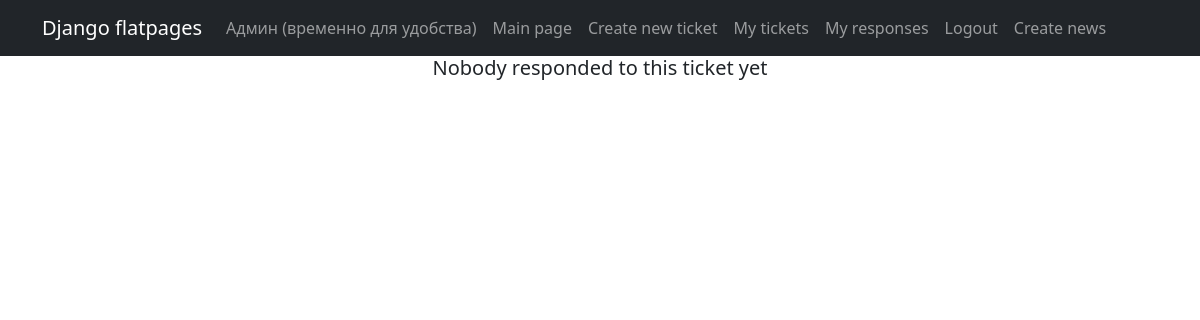
Page /ticket/1/responds/ (signed in) on the earlier database version.
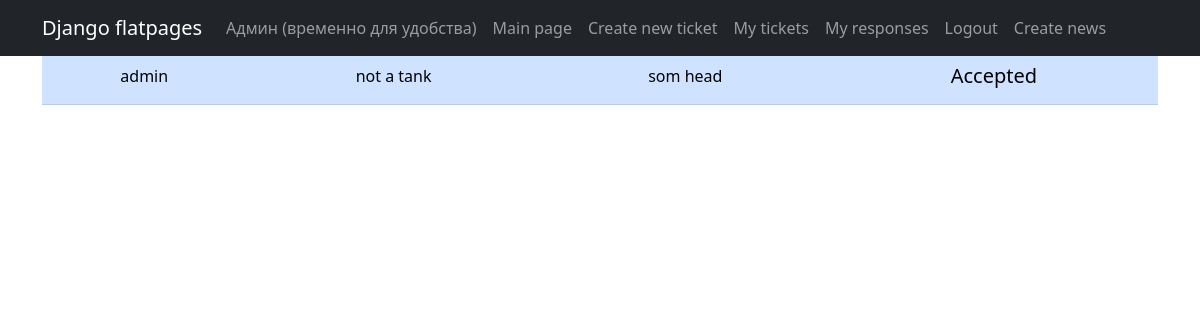
Same page on the later database version.
### tickets/models.py (models this page shows, shortened)
class Responds(models.Model):  # автоматическое определение респондера при создании
    ticket = models.ForeignKey(Ticket, on_delete=models.CASCADE)
    responder = models.ForeignKey(User, on_delete=models.CASCADE)
    is_accepted = models.BooleanField(default=False)

class Ticket(models.Model):
    author = models.ForeignKey(User, on_delete=models.CASCADE)
    head = models.CharField(max_length=200)
    body = CKEditor5Field('Text', config_name='extends')
    category = models.CharField(choices=categories, max_length=25)
    pubdate = models.DateField(auto_now_add=True)

### tickets/views.py (the view, shortened to what this page needs)
# urls.py: path('ticket/<int:pk>/responds/', ticket_responds, name='ticket_responds'),
@login_required
def ticket_responds(request, pk):
    data = Ticket.objects.filter(pk=pk)
    if data:
        for dat in data:
            if dat.author == request.user:
                responds_qs = Responds.objects.filter(ticket=dat)
                context = {'responds': responds_qs, 'ticket': dat, }
                return render(request, 'ticket_responds.html', context)
            else:
                return HttpResponseForbidden()
    else:
        raise Http404

### templates/ticket_responds.html (shortened to what this page needs)
{% extends 'flatpages/default.html' %}
    {% block content %}
    {% if responds %}
    <table class="table table-primary">
    {% for respond in responds %}
        <tr>
            <td>
                {{ respond.responder }}
            </td>
            <td>
                {{ ticket.category }}
            </td>
            <td>
                {{ ticket.head }}
            </td>
            <td>
                {% if respond.is_accepted %}
                <a class="btn btn-primary" href="{% url 'respond_conformation' respond.id %}">Accept respond</a>
                {% else %}
                <h5>Accepted</h5>
                {% endif %}
            </td>
        </tr>
    {% endfor %}
    </table>
    {% else %}
    <h5>Nobody responded to this ticket yet</h5>
    {% endif %}
    {% endblock content %}

Differences in the rows shown:
added Responds: responder "admin", is_accepted "Accepted"
now on this page (row unchanged): Ticket: category "not a tank", head "som head"
Other differences:
text no longer shown: "Nobody responded to this ticket yet"
